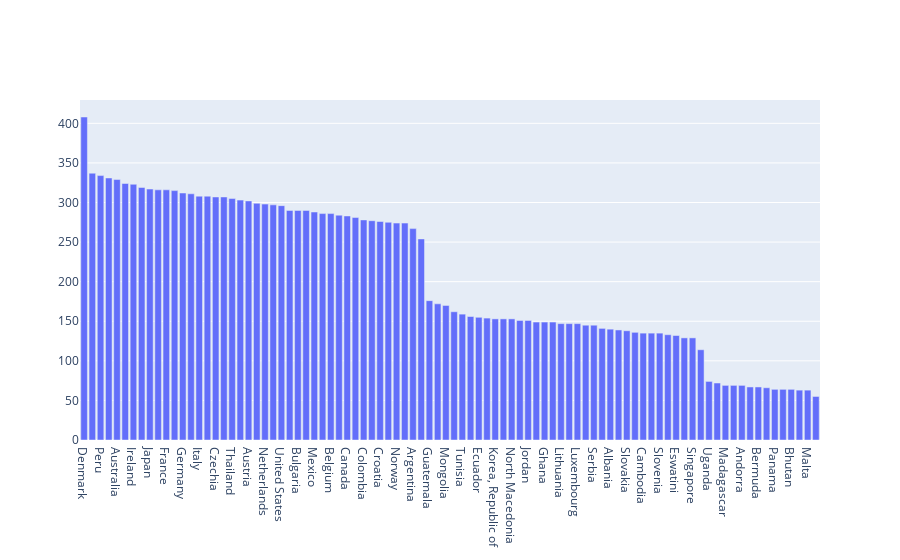

The cell this chart's notebook holds for it:
### Code cell
# Display the multiplayer games by country
fig = go.Figure(data=[
    go.Bar(name='Multiplayer', x=[key for key in multiplayer_countries_map], y=[multiplayer_countries_map[key] for key in multiplayer_countries_map])
])
fig.show()

### Figure 1 — Plotly figure (JSON) as saved in the notebook; plotly's stock layout.template omitted (floating-point values rounded to 4 significant figures)
{"data": [{"name": "Multiplayer", "type": "bar", "x": ["Denmark", "Greece", "Peru", "Ukraine", "Australia", "Chile", "Ireland", "Sweden", "Japan", "Switzerland", "France", "Russian Federation", "Germany", "Brazil", "Italy", "Hungary", "Czechia", "Indonesia", "Thailand", "Spain", "Austria", "United Kingdom", "Netherlands", "Türkiye", "United States", "Portugal", "Bulgaria", "India", "Mexico", "South Africa", "Belgium", "Philippines", "Canada", "Romania", "Colombia", "New Zealand", "Croatia", "Poland", "Norway", "Finland", "Argentina", "Malaysia", "Guatemala", "Iceland", "Mongolia", "United Arab Emirates", "Tunisia", "Nigeria", "Ecuador", "Israel", "Korea, Republic of", "Lesotho", "North Macedonia", "Uruguay", "Jordan", "Bolivia, Plurinational State of", "Ghana", "Estonia", "Lithuania", "Latvia", "Luxembourg", "Senegal", "Serbia", "Kyrgyzstan", "Albania", "Botswana", "Slovakia", "Bangladesh", "Cambodia", "Sri Lanka", "Slovenia", "Kenya", "Eswatini", "Montenegro", "Singapore", "China", "Uganda", "Qatar", "Madagascar", "Lao People's Democratic Republic", "Andorra", "Monaco", "Bermuda", "Rwanda", "Panama", "Pakistan", "Bhutan", "San Marino", "Malta", "Dominican Republic"], "y": [408, 337, 334, 331, 329, 324, 323, 319, 317, 316, 316, 315, 312, 311, 308, 308, 307, 307, 305, 303, 302, 299, 298, 297, 296, 290, 290, 290, 288, 286, 286, 284, 283, 281, 278, 277, 276, 275, 274, 274, 267, 254, 176, 172, 170, 162, 159, 156, 155, 154, 153, 153, 153, 151, 151, 149, 149, 149, 147, 147, 147, 145, 145, 141, 140, 139, 138, 136, 135, 135, 135, 133, 132, 129, 129, 114, 74, 72, 69, 69, 69, 67, 67, 66, 64, 64, 64, 63, 63, 55]}], "layout": {}}
